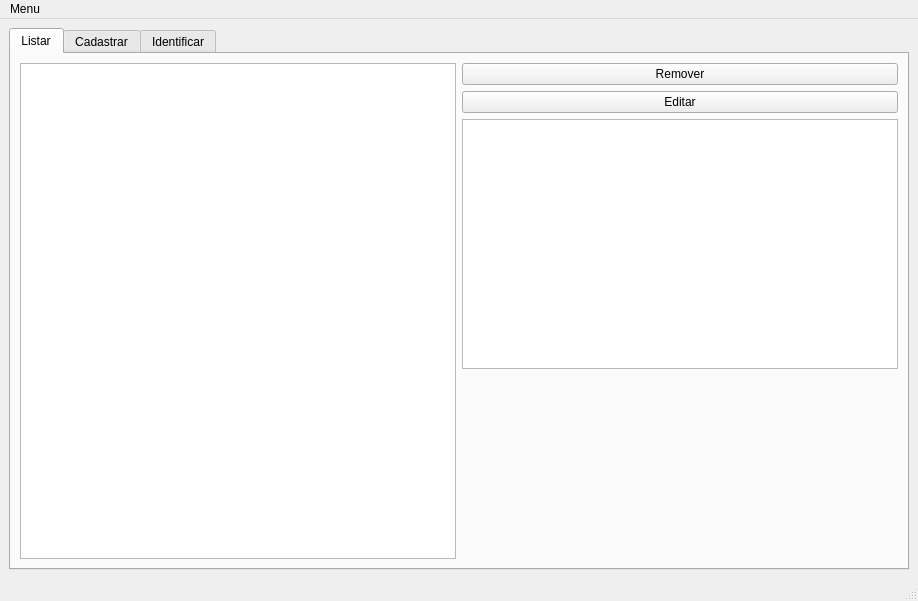
<?xml version="1.0" encoding="UTF-8"?>
<ui version="4.0">
 <class>MainWindow</class>
 <widget class="QMainWindow" name="MainWindow">
  <property name="geometry">
   <rect>
    <x>0</x>
    <y>0</y>
    <width>918</width>
    <height>601</height>
   </rect>
  </property>
  <property name="windowTitle">
   <string>MainWindow</string>
  </property>
  <widget class="QWidget" name="centralwidget">
   <layout class="QGridLayout" name="gridLayout">
    <item row="0" column="0">
     <widget class="QTabWidget" name="tabWidget">
      <property name="currentIndex">
       <number>0</number>
      </property>
      <widget class="QWidget" name="listar">
       <attribute name="title">
        <string>Listar</string>
       </attribute>
       <layout class="QGridLayout" name="gridLayout_3">
        <item row="0" column="0">
         <layout class="QHBoxLayout" name="horizontalLayout">
          <item>
           <widget class="QListWidget" name="listWidget"/>
          </item>
          <item>
           <layout class="QVBoxLayout" name="verticalLayout">
            <item>
             <widget class="QPushButton" name="pushButton_rem">
              <property name="text">
               <string>Remover</string>
              </property>
              <attribute name="buttonGroup">
               <string notr="true">buttonGroup</string>
              </attribute>
             </widget>
            </item>
            <item>
             <widget class="QPushButton" name="pushButton_edi">
              <property name="text">
               <string>Editar</string>
              </property>
              <attribute name="buttonGroup">
               <string notr="true">buttonGroup</string>
              </attribute>
             </widget>
            </item>
            <item>
             <widget class="QGraphicsView" name="graphicsView">
              <property name="sizePolicy">
               <sizepolicy hsizetype="Expanding" vsizetype="Expanding">
                <horstretch>0</horstretch>
                <verstretch>0</verstretch>
               </sizepolicy>
              </property>
              <property name="minimumSize">
               <size>
                <width>320</width>
                <height>250</height>
               </size>
              </property>
              <property name="maximumSize">
               <size>
                <width>16777215</width>
                <height>16777215</height>
               </size>
              </property>
             </widget>
            </item>
            <item>
             <spacer name="verticalSpacer">
              <property name="orientation">
               <enum>Qt::Vertical</enum>
              </property>
              <property name="sizeHint" stdset="0">
               <size>
                <width>20</width>
                <height>40</height>
               </size>
              </property>
             </spacer>
            </item>
           </layout>
          </item>
         </layout>
        </item>
       </layout>
      </widget>
      <widget class="QWidget" name="cadastrar">
       <attribute name="title">
        <string>Cadastrar</string>
       </attribute>
       <layout class="QGridLayout" name="gridLayout_2">
        <item row="0" column="0">
         <layout class="QHBoxLayout" name="horizontalLayout_3">
          <item>
           <widget class="QGraphicsView" name="graphicsView_2"/>
          </item>
          <item>
           <layout class="QVBoxLayout" name="verticalLayout_2">
            <item>
             <layout class="QHBoxLayout" name="horizontalLayout_2">
              <item>
               <widget class="QLabel" name="label">
                <property name="text">
                 <string>Nome:</string>
                </property>
               </widget>
              </item>
              <item>
               <widget class="QLineEdit" name="lineEdit">
                <property name="sizePolicy">
                 <sizepolicy hsizetype="Maximum" vsizetype="Fixed">
                  <horstretch>0</horstretch>
                  <verstretch>0</verstretch>
                 </sizepolicy>
                </property>
               </widget>
              </item>
             </layout>
            </item>
            <item>
             <widget class="QPushButton" name="pushButton_cad">
              <property name="sizePolicy">
               <sizepolicy hsizetype="Minimum" vsizetype="Fixed">
                <horstretch>0</horstretch>
                <verstretch>0</verstretch>
               </sizepolicy>
              </property>
              <property name="text">
               <string>Cadastrar Imagem</string>
              </property>
             </widget>
            </item>
            <item>
             <widget class="QPushButton" name="pushButton_rec">
              <property name="text">
               <string>Cadastrar Voz</string>
              </property>
             </widget>
            </item>
            <item>
             <widget class="QProgressBar" name="progressBar">
              <property name="sizePolicy">
               <sizepolicy hsizetype="Minimum" vsizetype="Fixed">
                <horstretch>0</horstretch>
                <verstretch>0</verstretch>
               </sizepolicy>
              </property>
              <property name="maximum">
               <number>4</number>
              </property>
              <property name="value">
               <number>4</number>
              </property>
              <property name="alignment">
               <set>Qt::AlignLeading|Qt::AlignLeft|Qt::AlignVCenter</set>
              </property>
              <property name="orientation">
               <enum>Qt::Horizontal</enum>
              </property>
              <property name="invertedAppearance">
               <bool>true</bool>
              </property>
              <property name="textDirection">
               <enum>QProgressBar::TopToBottom</enum>
              </property>
              <property name="format">
               <string>%vs</string>
              </property>
             </widget>
            </item>
            <item>
             <widget class="QLabel" name="label_reg_status">
              <property name="text">
               <string/>
              </property>
             </widget>
            </item>
            <item>
             <spacer name="verticalSpacer_2">
              <property name="orientation">
               <enum>Qt::Vertical</enum>
              </property>
              <property name="sizeHint" stdset="0">
               <size>
                <width>20</width>
                <height>40</height>
               </size>
              </property>
             </spacer>
            </item>
           </layout>
          </item>
         </layout>
        </item>
       </layout>
      </widget>
      <widget class="QWidget" name="Identificar">
       <attribute name="title">
        <string>Identificar</string>
       </attribute>
      </widget>
     </widget>
    </item>
   </layout>
  </widget>
  <widget class="QMenuBar" name="menubar">
   <property name="geometry">
    <rect>
     <x>0</x>
     <y>0</y>
     <width>918</width>
     <height>22</height>
    </rect>
   </property>
   <widget class="QMenu" name="menuMenu">
    <property name="title">
     <string>Menu</string>
    </property>
    <addaction name="actionHelp"/>
    <addaction name="action_about"/>
   </widget>
   <addaction name="menuMenu"/>
  </widget>
  <widget class="QStatusBar" name="statusbar"/>
  <action name="actionHelp">
   <property name="text">
    <string>&amp;Help</string>
   </property>
  </action>
  <action name="action_about">
   <property name="text">
    <string>About</string>
   </property>
  </action>
 </widget>
 <resources/>
 <connections/>
 <buttongroups>
  <buttongroup name="buttonGroup"/>
 </buttongroups>
</ui>
